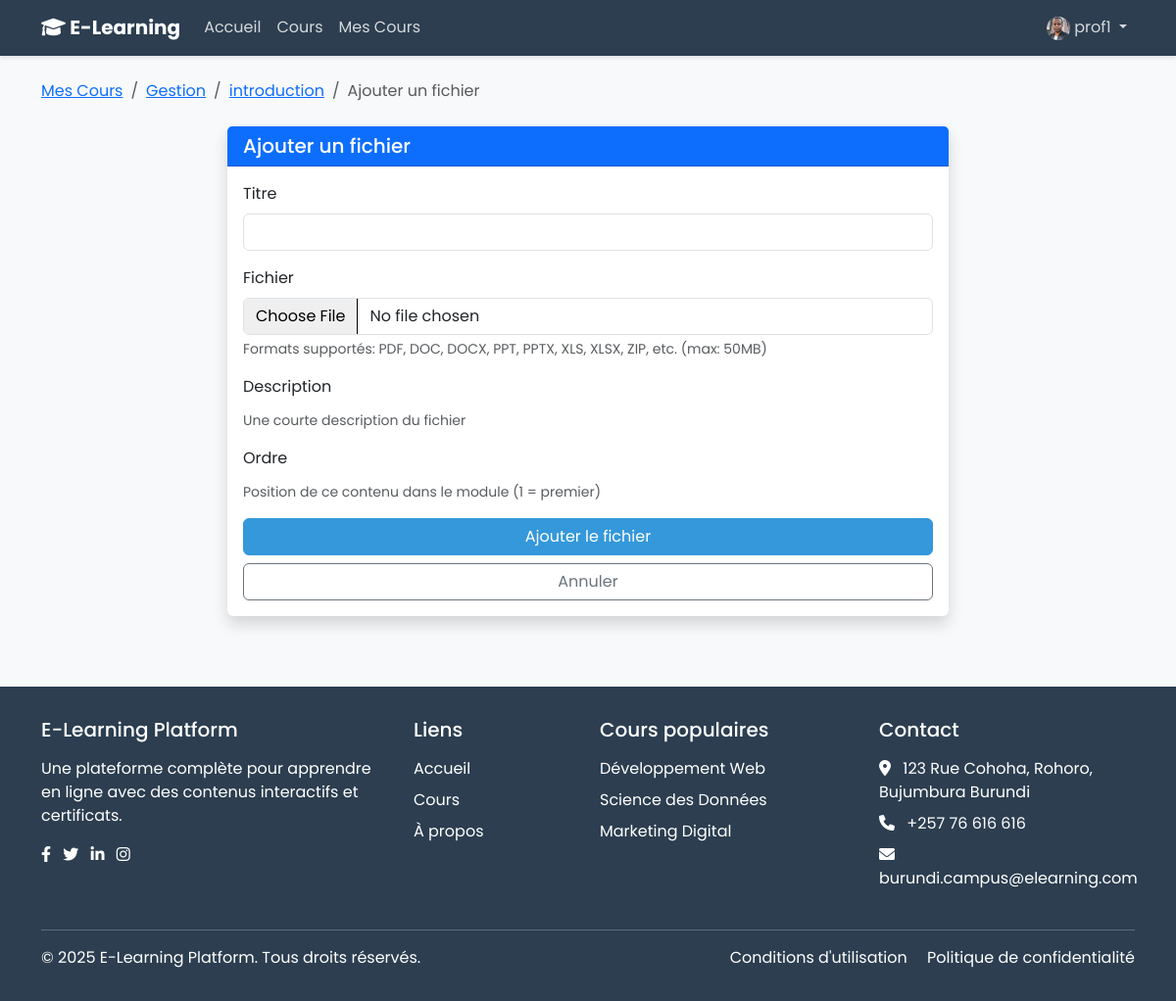
The app's page /courses/instructor/module/3/content/create/file/ (signed in) with its own data.
### accounts/models.py (models this page shows, shortened)
class User(AbstractUser):
    is_student = models.BooleanField(default=False)
    is_instructor = models.BooleanField(default=False)
    bio = models.TextField(blank=True)
    profile_picture = models.ImageField(upload_to='profile_pics/', blank=True, null=True)

### courses/models.py (models this page shows, shortened)
class Module(models.Model):
    course = models.ForeignKey(Course, related_name='modules', on_delete=models.CASCADE)
    title = models.CharField(max_length=200)
    description = models.TextField(blank=True)
    order = models.PositiveIntegerField(default=0)
    class Meta:
        ordering = ['order']

class Course(models.Model):
    STATUS_CHOICES = (
        ('draft', 'Brouillon'),
        ('published', 'Publié'),
        ('archived', 'Archivé'),
    )
    LEVEL_CHOICES = (
        ('beginner', 'Débutant'),
        ('intermediate', 'Intermédiaire'),
        ('advanced', 'Avancé'),
    )
    title = models.CharField(max_length=200)
    slug = models.SlugField(max_length=200, unique=True)
    overview = models.TextField()
    created = models.DateTimeField(auto_now_add=True)
    updated = models.DateTimeField(auto_now=True)
    status = models.CharField(max_length=10, choices=STATUS_CHOICES, default='draft')
    category = models.ForeignKey(Category, related_name='courses', on_delete=models.CASCADE)
    instructor = models.ForeignKey(User, related_name='courses_created', on_delete=models.CASCADE)
    students = models.ManyToManyField(User, related_name='courses_enrolled', blank=True)
    level = models.CharField(max_length=15, choices=LEVEL_CHOICES, default='beginner')
    thumbnail = models.ImageField(upload_to='course_thumbnails/', blank=True, null=True)
    price = models.DecimalField(max_digits=10, decimal_places=2, default=0.00)
    discount_price = models.DecimalField(max_digits=10, decimal_places=2, blank=True, null=True)
    requirements = models.TextField(blank=True, help_text="Connaissances préalables nécessaires pour ce cours")
    objectives = models.TextField(blank=True, help_text="Objectifs d'apprentissage pour ce cours")
    duration = models.PositiveIntegerField(default=0, help_text="Durée estimée du cours en heures")
    class Meta:
        ordering = ['-created']

### courses/views.py (the view)
# urls.py: path('instructor/module/<int:module_id>/content/create/<str:content_type>/', views.content_create, name='content_create'),
@login_required
def content_create(request, module_id, content_type):
    if not request.user.is_instructor:
        return HttpResponseForbidden("Vous n'avez pas l'autorisation d'accéder à cette page.")
    module = get_object_or_404(Module, id=module_id, course__instructor=request.user)
    if content_type == 'text':
        model = TextContent
        form_class = TextContentForm
    elif content_type == 'file':
        model = FileContent
        form_class = FileContentForm
    elif content_type == 'image':
        model = ImageContent
        form_class = ImageContentForm
    elif content_type == 'video':
        model = VideoContent
        form_class = VideoContentForm
    else:
        return redirect('courses:module_content_list', module_id=module_id)
    if request.method == 'POST':
        form = form_class(request.POST, request.FILES)
        if form.is_valid():
            content = form.save(commit=False)
            content.module = module
            existing_count = model.objects.filter(module=module).count()
            content.order = existing_count + 1
            content.save()
            messages.success(request, f'Le contenu "{content.title}" a été ajouté avec succès.')
            return redirect('courses:module_content_list', module_id=module_id)
    else:
        form = form_class()
    template_name = f'courses/instructor/content_create_{content_type}.html'
    return render(request, template_name, {
        'form': form,
        'module': module
    })

### courses/forms.py
class FileContentForm(forms.ModelForm):
    class Meta:
        model = FileContent
        fields = ['title', 'file']
        help_texts = {
            'file': 'Formats supportés: PDF, DOC, DOCX, XLS, XLSX, PPT, PPTX, ZIP (max 50MB)'
        }

### templates/courses/instructor/content_create_file.html (shortened to what this page needs)
{% extends 'base.html' %}
{% block content %}
<div class="container py-4">
    <nav aria-label="breadcrumb" class="mb-4">
        <ol class="breadcrumb">
            <li class="breadcrumb-item"><a href="{% url 'courses:instructor_courses' %}">Mes Cours</a></li>
            <li class="breadcrumb-item"><a href="{% url 'courses:course_modules' module.course.slug %}">{{ module.course.title }}</a></li>
            <li class="breadcrumb-item"><a href="{% url 'courses:module_content_list' module.id %}">{{ module.title }}</a></li>
            <li class="breadcrumb-item active">Ajouter un fichier</li>
        </ol>
    </nav>
    <div class="row justify-content-center">
        <div class="col-md-8">
            <div class="card shadow">
                <div class="card-header bg-primary text-white">
                    <h5 class="card-title mb-0">Ajouter un fichier</h5>
                </div>
                <div class="card-body">
                    <form method="post" enctype="multipart/form-data">
                        <div class="mb-3">
                            <label for="{{ form.title.id_for_label }}" class="form-label">Titre</label>
                            {{ form.title }}
                        </div>
                        <div class="mb-3">
                            <label for="{{ form.file.id_for_label }}" class="form-label">Fichier</label>
                            {{ form.file }}
                            <div class="form-text">Formats supportés: PDF, DOC, DOCX, PPT, PPTX, XLS, XLSX, ZIP, etc. (max: 50MB)</div>
                        </div>
                        <div class="mb-3">
                            <label for="{{ form.description.id_for_label }}" class="form-label">Description</label>
                            <div class="form-text">Une courte description du fichier</div>
                        </div>
                        <div class="mb-3">
                            <label for="{{ form.order.id_for_label }}" class="form-label">Ordre</label>
                            <div class="form-text">Position de ce contenu dans le module (1 = premier)</div>
                        </div>
                        <div class="d-grid gap-2">
                            <button type="submit" class="btn btn-primary">Ajouter le fichier</button>
                            <a href="{% url 'courses:module_content_list' module.id %}" class="btn btn-outline-secondary">Annuler</a>
                        </div>
                    </form>
                </div>
            </div>
        </div>
    </div>
</div>
{% endblock %}

### templates/base.html (shortened to what this page needs)
<!DOCTYPE html>
<html lang="fr">
<head>
    <link href="https://cdn.jsdelivr.net/npm/bootstrap@5.3.0/dist/css/bootstrap.min.css" rel="stylesheet">
    <link href="https://cdnjs.cloudflare.com/ajax/libs/font-awesome/6.0.0-beta3/css/all.min.css" rel="stylesheet">
</head>
<body>
    <nav class="navbar navbar-expand-lg navbar-dark">
        <div class="container">
            <a class="navbar-brand" href="{% url 'home' %}">
                <i class="fas fa-graduation-cap"></i> E-Learning
            </a>
            <div class="collapse navbar-collapse" id="navbarNav">
                <ul class="navbar-nav me-auto">
                    <li class="nav-item">
                        <a class="nav-link" href="{% url 'home' %}">Accueil</a>
                    </li>
                    <li class="nav-item">
                        <a class="nav-link" href="{% url 'courses:course_list' %}">Cours</a>
                    </li>
                    {% if user.is_authenticated and user.is_instructor %}
                    <li class="nav-item">
                        <a class="nav-link" href="{% url 'courses:instructor_courses' %}">Mes Cours</a>
                    </li>
                    {% endif %}
                </ul>
                <ul class="navbar-nav">
                    {% if user.is_authenticated %}
                    <li class="nav-item dropdown">
                        <a class="nav-link dropdown-toggle" href="#" id="navbarDropdown" role="button" data-bs-toggle="dropdown">
                            {% if user.profile_picture %}
                            <img src="{{ user.profile_picture.url }}" alt="{{ user.username }}" class="rounded-circle" width="24" height="24">
                            {% else %}
                            <i class="fas fa-user-circle"></i>
                            {% endif %}
                            {{ user.username }}
                        </a>
                    </li>
                    {% endif %}
                </ul>
            </div>
        </div>
    </nav>
    <main>
        {% block content %}{% endblock %}
    </main>
    <footer class="footer mt-5">
        <div class="container">
            <div class="row">
                <div class="col-md-4 mb-4 mb-md-0">
                    <h5 class="mb-3">E-Learning Platform</h5>
                    <p class="mb-3">Une plateforme complète pour apprendre en ligne avec des contenus interactifs et certificats.</p>
                    <div class="social-icons">
                        <a href="#" class="text-white me-2"><i class="fab fa-facebook-f"></i></a>
                        <a href="#" class="text-white me-2"><i class="fab fa-twitter"></i></a>
                        <a href="#" class="text-white me-2"><i class="fab fa-linkedin-in"></i></a>
                        <a href="#" class="text-white"><i class="fab fa-instagram"></i></a>
                    </div>
                </div>
                <div class="col-md-2 mb-4 mb-md-0">
                    <h5 class="mb-3">Liens</h5>
                    <ul class="list-unstyled">
                        <li class="mb-2"><a href="{% url 'home' %}" class="text-white text-decoration-none">Accueil</a></li>
                        <li class="mb-2"><a href="{% url 'courses:course_list' %}" class="text-white text-decoration-none">Cours</a></li>
                        <li><a href="#" class="text-white text-decoration-none">À propos</a></li>
                    </ul>
                </div>
                <div class="col-md-3 mb-4 mb-md-0">
                    <h5 class="mb-3">Cours populaires</h5>
                    <ul class="list-unstyled">
                        <li class="mb-2"><a href="#" class="text-white text-decoration-none">Développement Web</a></li>
                        <li class="mb-2"><a href="#" class="text-white text-decoration-none">Science des Données</a></li>
                        <li><a href="#" class="text-white text-decoration-none">Marketing Digital</a></li>
                    </ul>
                </div>
                <div class="col-md-3">
                    <h5 class="mb-3">Contact</h5>
                    <ul class="list-unstyled">
                        <li class="mb-2"><i class="fas fa-map-marker-alt me-2"></i> 123 Rue Cohoha, Rohoro, Bujumbura Burundi</li>
                        <li class="mb-2"><i class="fas fa-phone me-2"></i> +257 76 616 616</li>
                        <li><i class="fas fa-envelope me-2"></i> burundi.campus@elearning.com</li>
                    </ul>
                </div>
            </div>
            <hr class="mt-4 border-light">
            <div class="row">
                <div class="col-md-6 text-md-start text-center">
                    <p class="mb-0">&copy; 2025 E-Learning Platform. Tous droits réservés.</p>
                </div>
                <div class="col-md-6 text-md-end text-center">
                    <p class="mb-0">
                        <a href="#" class="text-white text-decoration-none me-3">Conditions d'utilisation</a>
                        <a href="#" class="text-white text-decoration-none">Politique de confidentialité</a>
                    </p>
                </div>
            </div>
        </div>
    </footer>
</body>
</html>

### templates/base.html (style rules this page uses)
:root { --primary-color: #2c3e50; --secondary-color: #3498db; --accent-color: #e74c3c; --bg-light: #f8f9fa; --text-color: #333; }
body { font-family: 'Poppins', sans-serif; background-color: var(--bg-light); color: var(--text-color); }
.navbar { background-color: var(--primary-color); box-shadow: 0 2px 4px rgba(0, 0, 0, 0.1); }
.navbar-brand { font-weight: 700; color: white; }
.nav-link { color: rgba(255, 255, 255, 0.8); transition: color 0.3s; }
.btn-primary { background-color: var(--secondary-color); border-color: var(--secondary-color); }
.card { border: none; box-shadow: 0 5px 15px rgba(0, 0, 0, 0.05); transition: transform 0.3s; }
.footer { background-color: var(--primary-color); color: white; padding: 2rem 0; }

### records on screen
User: profile_picture (picture), username "prof1"
Module: course "Gestion", title "introduction"
